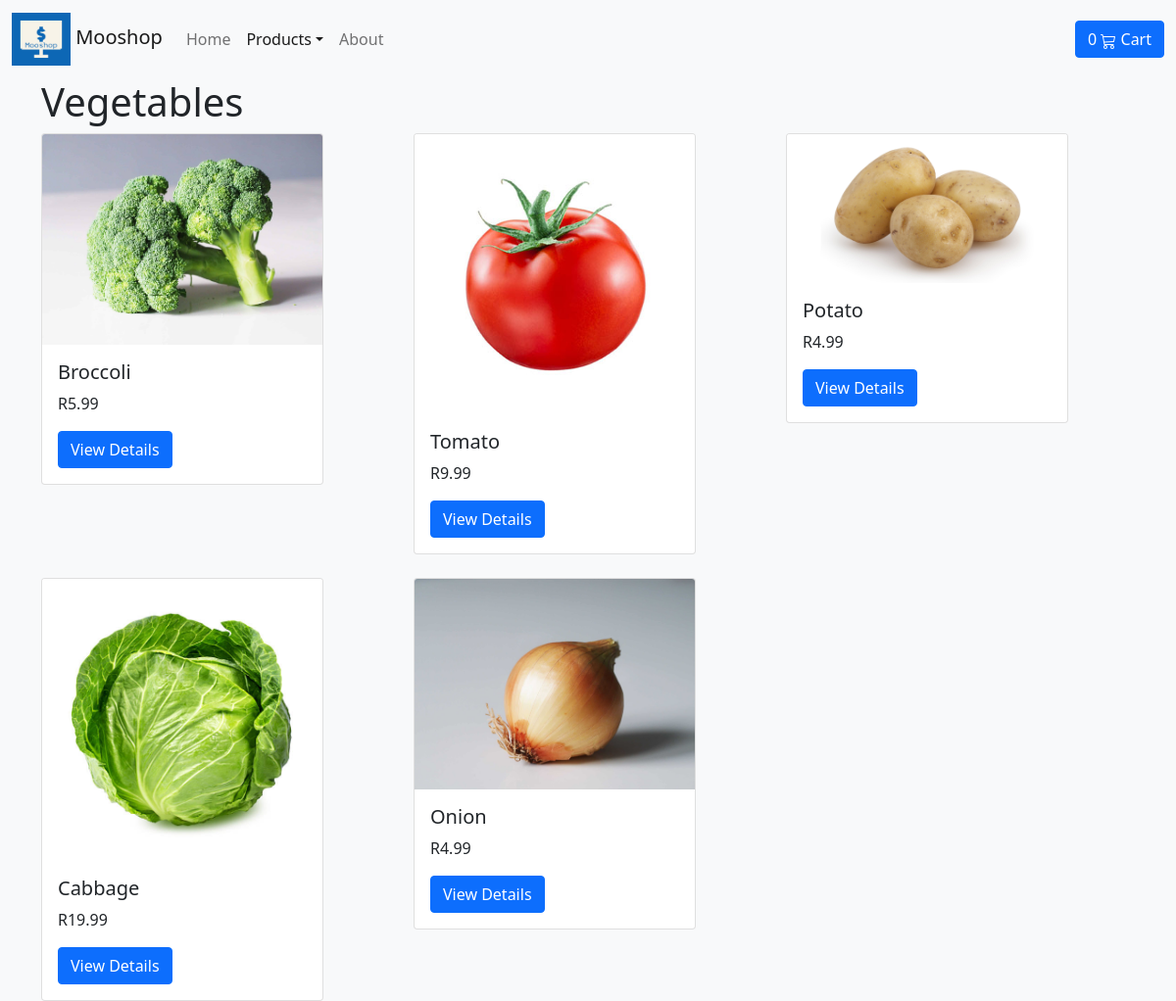
/search/vegetables/, run on the app's committed database.
### store/models.py (models this page shows, shortened)
class Category(models.Model):
    name = models.CharField(max_length=255, db_index=True)
    slug = models.SlugField(max_length=255, unique=True)
    class Meta:
        verbose_name_plural = 'categories'
    def get_absolute_url(self):
        return reverse('store:category_list', args=[self.slug])

class Product(models.Model):
    category = models.ForeignKey(Category, related_name='product', on_delete=models.CASCADE)
    name = models.CharField(max_length=255)
    description = models.TextField(blank=True)
    image = models.ImageField(upload_to='images/')
    slug = models.SlugField(max_length=255)
    price = models.DecimalField(max_digits=10, decimal_places=2)
    in_stock = models.BooleanField(default=True)
    is_active = models.BooleanField(default=True)
    objects = models.Manager()
    products = ProductManager()
    class Meta:
        verbose_name_plural = 'Products'
    def get_absolute_url(self):
        return reverse('store:product_detail', args=[self.slug])

### store/views.py (the view)
# urls.py: path('search/<slug:category_slug>/', views.category_list, name='category_list')
def category_list(request, category_slug):
    category = get_object_or_404(Category, slug=category_slug)
    products = Product.objects.filter(category=category)
    return render(request, 'category.html', {'category': category, 'products': products})

### cart/cart.py (called while the page is built)
    def __len__(self):
        return sum(item['qty'] for item in self.cart.values())

### cart/context_processor.py (called while the page is built)
def cart(request):
    return {'cart': Cart(request)}

### store/views.py (called while the page is built)
def categories(request):
    return {
        'categories': Category.objects.all()
    }

### store/templates/category.html
{% extends 'Base.html' %}
{% block activeproducts %}
active
{% endblock %}
{% block content %}
<h1>{{ category.name }}</h1>
<div class="row row-cols-1 row-cols-md-3 g-4">
    {% for product in products %}
    <div class="col">
        <div class="card" style="width: 18rem;">
            <img src="{{ product.image.url }}" class="card-img-top" alt="...">
            <div class="card-body">
              <h5 class="card-title">{{ product.name }}</h5>
              <p class="card-text">R{{ product.price }}</p>
              <a href="{{ product.get_absolute_url }}" class="btn btn-primary">View Details</a>
            </div>
          </div>
    </div>
    {% endfor %}
</div>
{% endblock %}

### store/templates/Base.html (shortened to what this page needs)
{% load static %}
<!doctype html>
<html lang="en">
  <head>
    <link href="https://cdn.jsdelivr.net/npm/bootstrap@5.1.3/dist/css/bootstrap.min.css" rel="stylesheet">
  </head>
  <body <body class="bg-light">
 <nav class="navbar navbar-expand-lg navbar-light bg-light">
  <div class="container-fluid">
    <a class="navbar-brand" href="http://127.0.0.1:8000/"><img src="{% static "images/Mooshop-logos.jpeg"%}" alt="" width="60" height="54"> Mooshop</a>
    <div class="collapse navbar-collapse" id="navbarNav">
      <ul class="navbar-nav">
        <li class="nav-item">
          <a class="nav-link {% block homeactive%} {% endblock %}" aria-current="page" href="http://127.0.0.1:8000/">Home</a>
        </li>
        <li class="nav-item dropdown">
          <a class="nav-link dropdown-toggle {% block activeproducts%} {% endblock %} " href="http://127.0.0.1:8000/products/" id="navbarDropdown" role="button" data-bs-toggle="dropdown" aria-expanded="false">Products</a>
        </li>
        <li class="nav-item">
          <a class="nav-link" href="http://127.0.0.1:8000/about/">About</a>
        </li>
      </ul>
    </div>
          <a type="button" class="btn btn-primary" href="http://127.0.0.1:8000/cart/" role="button">
      {% with total_qty=cart|length %}
       <div id="cart-qty" class="d-inline-flex">
            {% if total_qty > 0 %}
             {{ total_qty }}
            {% else %}
              0
            {% endif %}
          </div>
      {% endwith %}
      Cart</a>
  </div>
</nav>
 <div class="container">
   {% block content %}
   {% endblock %}
    </div>
</body>
</html>

### data on the page
Category: name "Vegetables"
Product: image (picture), name "Broccoli", price "5.99"
Product: image (picture), name "Tomato", price "9.99"
Product: image (picture), name "Potato", price "4.99"
Product: image (picture), name "Cabbage", price "19.99"
Product: image (picture), name "Onion", price "4.99"
